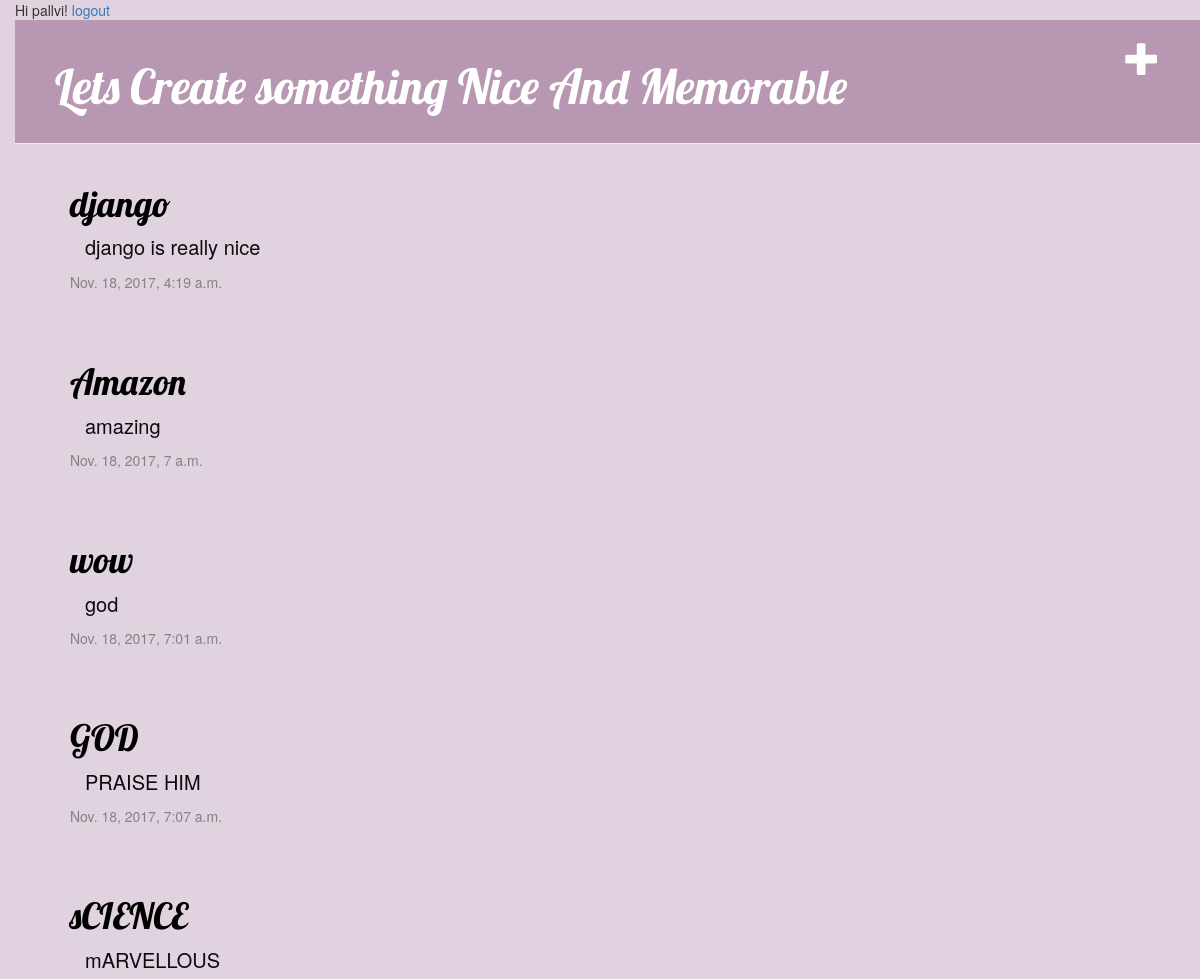
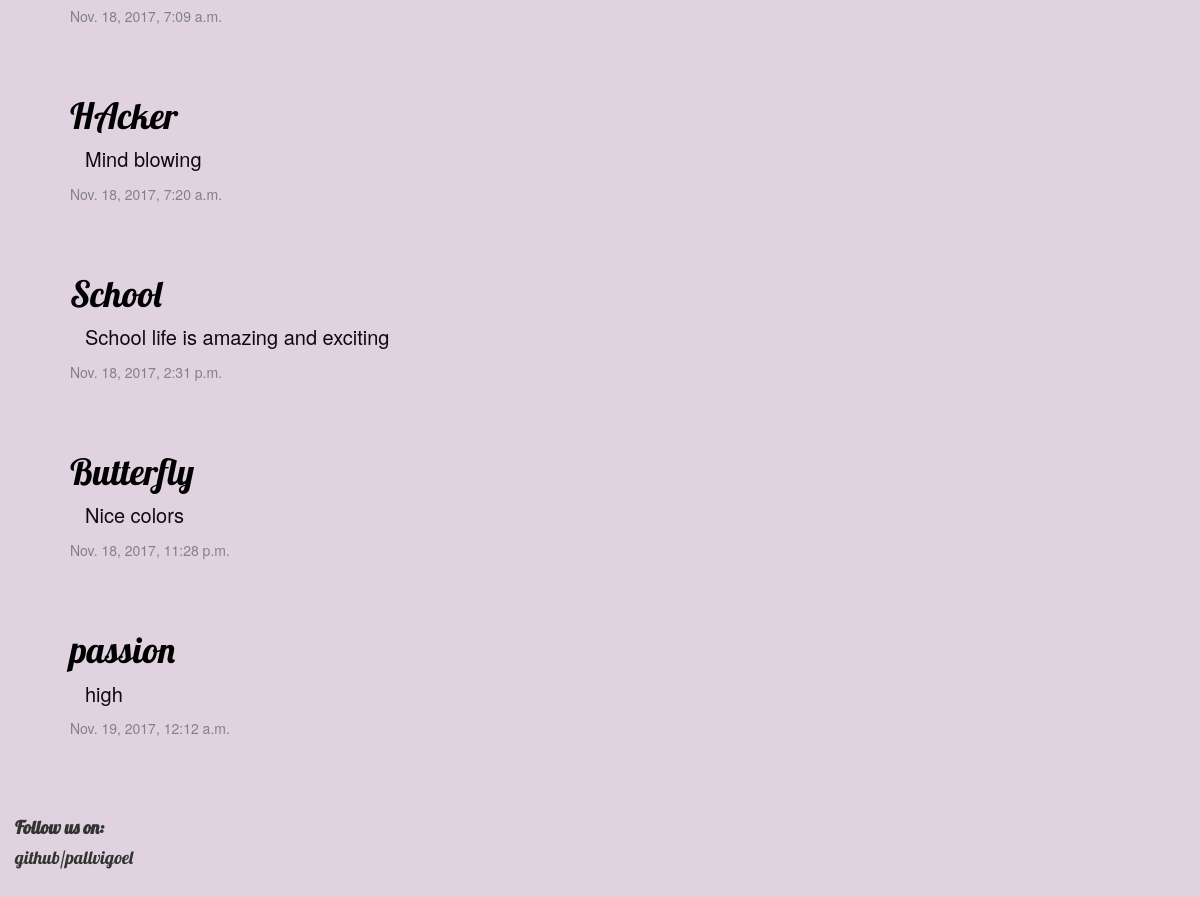
The page /polls/ (signed in) on the database its author committed (2 pictures, top to bottom).
### polls/models.py (models this page shows)
class Post(models.Model):
    author = models.ForeignKey('auth.User')
    title = models.CharField(max_length=200)
    text = models.TextField()
    created_date = models.DateTimeField(
    default=timezone.now)
    published_date = models.DateTimeField(
    blank=True, null=True)

### polls/views.py (the view)
# urls.py: url(r'^polls/$', polls_views.post_list, name='post_list'),
def post_list(request):
    context = locals()
    posts = Post.objects.filter(published_date__lte=timezone.now()).order_by('published_date')
    return render(request,'post_list.html',{'posts': posts})

### polls/templates/post_list.html
{% extends 'bases.html' %}
{% block content %}
{% for post in posts %}
<div class="post">
<h1><a href="{% url 'post_detail' pk=post.pk %}">{{ post.title }}</a></h1>
<div class="ps">
<p>{{ post.text|linebreaksbr }}</p>
</div>
<div class="date">
    {{ post.published_date }}
    </div>
</div>
{% endfor %}
{% endblock %}

### polls/templates/bases.html (shortened to what this page needs)
{% load staticfiles %}
<html>
    <head>
            <link rel="stylesheet" href="//maxcdn.bootstrapcdn.com/bootstrap/3.2.0/css/bootstrap.min.css">
            <link rel="stylesheet" href="//maxcdn.bootstrapcdn.com/bootstrap/3.2.0/css/bootstrap-theme.min.css">
            <link rel="stylesheet" href="{% static 'css/blog.css' %}">
            {% if user.is_authenticated %}
            Hi {{ user.username }}!
            <a href="{% url 'logout' %}">logout</a>
          {% else %}
            <a href="{% url 'login' %}">login</a>
          {% endif %}
    </head>
    <body>
            <div class="page-header">
                        {% if user.is_authenticated %}
                        <a href="{% url 'post_new' %}" class="top-menu"><span class="glyphicon glyphicon-plus"></span></a>
                    {% endif %}
    <h1><a href="/">Lets Create something Nice And Memorable</a></h1>
            </div>
    <div class="content container">
            <div class="row">
            <div class="col-md-8">
                    {% block content %}
                    {% endblock %}
            </div>
            </div>
            </div>
    <footer class="footer" id="foot">
        <div class="follow">
            <h4>
                <b>Follow us on:</b>
            </h4>
           <h4> github/pallvigoel</h4>
        </div>
        <br>
    </footer>
    </body>
    </html>

### polls/static/css/blog.css (style rules this page uses)
h1 a { text-align: right; color: rgb(255, 82, 105); font-family: 'Lobster'; }
p { padding-left: 15px; color: #0f080e; font-size: 20px; }
.ps { color:rgb(255, 82, 105); }
body { background-color:#e0d3df; padding-left: 15px; }
.page-header { background-color: #b897b2; margin-top: 0; padding: 20px 20px 20px 40px; }
.page-header h1, .page-header h1 a, .page-header h1 a:visited, .page-header h1 a:active { color: #ffffff; font-size: 36pt; text-decoration: none; }
.content { margin-left: 40px; }
h1, h2, h3, h4 { font-family: 'Lobster', cursive; }
.date { color: #828282; }
.top-menu, .top-menu:hover, .top-menu:visited { color: #ffffff; float: right; font-size: 26pt; margin-right: 20px; }
.post { margin-bottom: 70px; }
.post h1 a, .post h1 a:visited { color: #000000; }

### rows shown on the page
Post: title "django", text "django is really nice", published_date "Nov. 18, 2017, 4:19 a.m."
Post: title "Amazon", text "amazing", published_date "Nov. 18, 2017, 7 a.m."
Post: title "wow", text "god", published_date "Nov. 18, 2017, 7:01 a.m."
Post: title "GOD", text "PRAISE HIM", published_date "Nov. 18, 2017, 7:07 a.m."
Post: title "sCIENCE", text "mARVELLOUS", published_date "Nov. 18, 2017, 7:09 a.m."
Post: title "HAcker", text "Mind blowing", published_date "Nov. 18, 2017, 7:20 a.m."
Post: title "School", text "School life is amazing and exciting", published_date "Nov. 18, 2017, 2:31 p.m."
Post: title "Butterfly", text "Nice colors", published_date "Nov. 18, 2017, 11:28 p.m."
Post: title "passion", text "high", published_date "Nov. 19, 2017, 12:12 a.m."

### other values the page prints
{{ user.username }} "pallvi"
